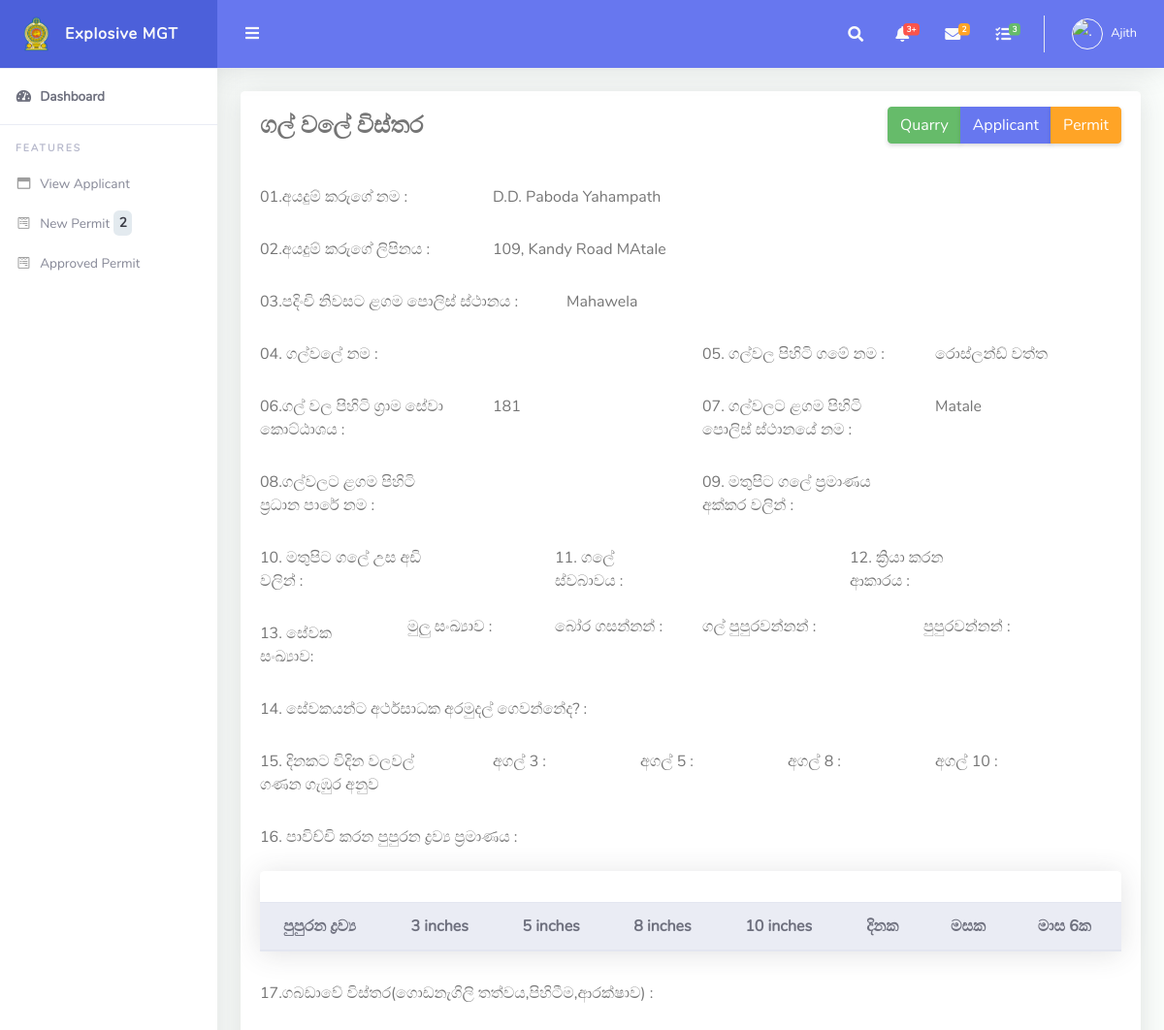
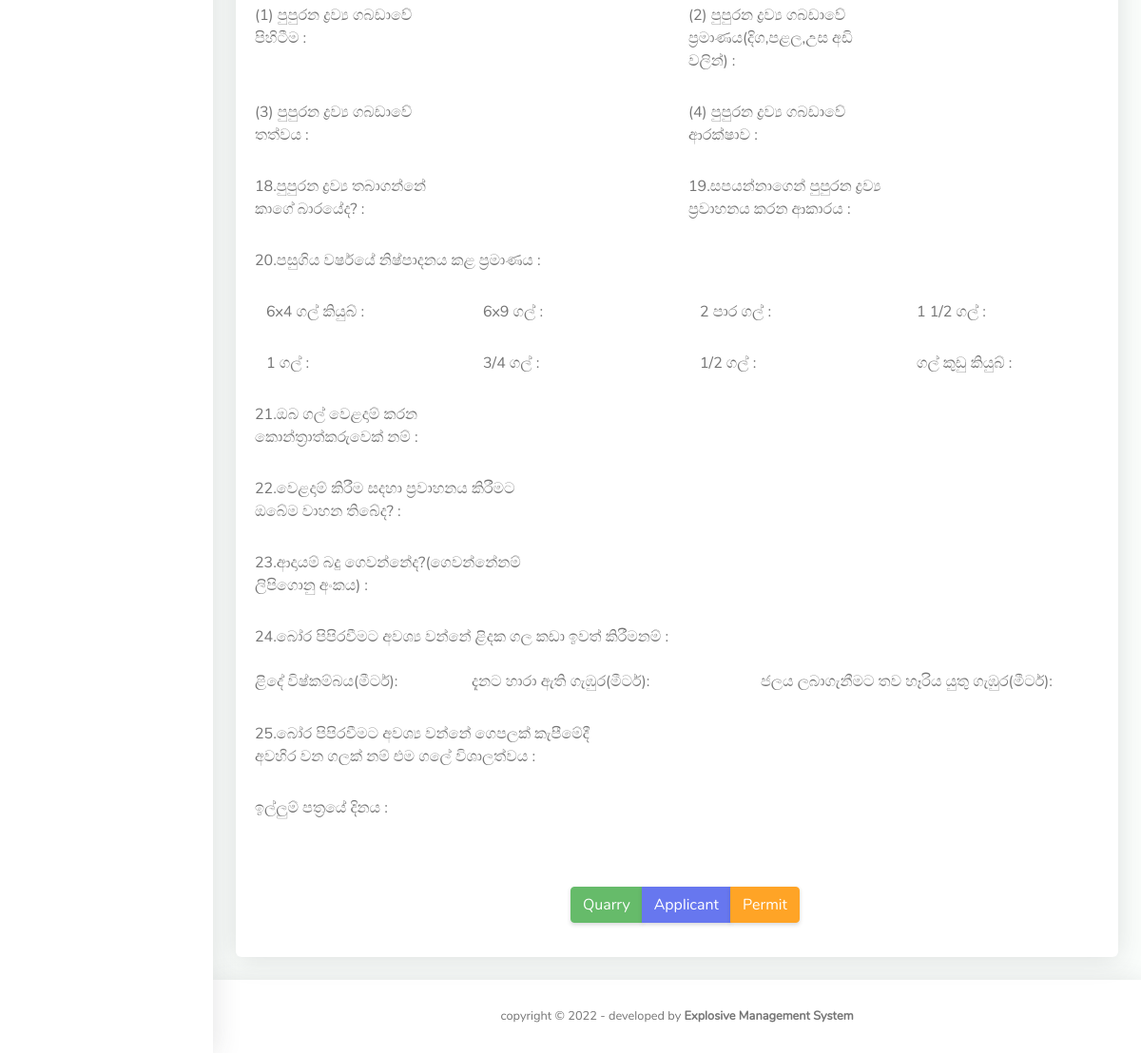
Page /users/ministry/quarry_view.php?id=83 (signed in) on the committed database (2 pictures, top to bottom).
### tables this page shows
CREATE TABLE `users` (
  `id` int(11) NOT NULL,
  `fname` varchar(255) DEFAULT NULL,
  `lname` varchar(255) DEFAULT NULL,
  `email` varchar(255) DEFAULT NULL,
  `password` varchar(300) DEFAULT NULL,
  `contactno` varchar(11) DEFAULT NULL,
  `role` varchar(50) NOT NULL,
  `file_name` varchar(500) NOT NULL,
  `uploaded_on` date DEFAULT NULL,
  `district` varchar(500) NOT NULL,
  `nic` varchar(20) DEFAULT NULL
);

CREATE TABLE `applicant` (
  `id` int(11) NOT NULL,
  `nic` varchar(15) NOT NULL,
  `fullname` varchar(75) NOT NULL,
  `addres` varchar(150) NOT NULL,
  `disignation` varchar(75) NOT NULL,
  `anualIncome` decimal(10,0) NOT NULL,
  `age` int(11) DEFAULT NULL,
  `police` varchar(25) NOT NULL,
  `date` timestamp NOT NULL DEFAULT current_timestamp() ON UPDATE current_timestamp(),
  `mobile1` varchar(10) DEFAULT NULL,
  `mobile2` varchar(10) DEFAULT NULL,
  `district` varchar(50) NOT NULL
);

CREATE TABLE `permit` (
  `perid` int(11) NOT NULL,
  `nic` varchar(15) NOT NULL,
  `pstore` varchar(100) NOT NULL,
  `permitdu` varchar(50) DEFAULT NULL,
  `Premiums` varchar(50) DEFAULT NULL,
  `task` varchar(40) NOT NULL,
  `quarryad` varchar(100) NOT NULL,
  `gnd` varchar(25) NOT NULL,
  `ds` varchar(25) NOT NULL,
  `police` varchar(25) NOT NULL,
  `offence` varchar(200) NOT NULL,
  `appdate` date NOT NULL,
  `stdate` timestamp NOT NULL DEFAULT current_timestamp() COMMENT 'saved date',
  `isread_exp` int(11) NOT NULL DEFAULT 0,
  `isread_ga` int(11) NOT NULL DEFAULT 0,
  `isread_ministry` int(11) NOT NULL DEFAULT 0,
  `expOffApprove` int(11) DEFAULT 0 COMMENT '0- new, 1- Approve, 2- not approve',
  `gaApprove` int(11) DEFAULT 0,
  `ministryApprove` int(11) DEFAULT 0,
  `stat` varchar(50) NOT NULL COMMENT 'Exp Off,GA, Ministry',
  `aplicant_id` int(11) DEFAULT NULL,
  `expno` varchar(25) NOT NULL,
  `price` int(50) NOT NULL,
  `oldrequest` varchar(10) NOT NULL,
  `oldreq_no` varchar(15) NOT NULL,
  `police_approve` varchar(10) NOT NULL,
  `old_coppies` varchar(10) NOT NULL,
  `stock_premiums` varchar(10) NOT NULL,
  `rules` varchar(300) NOT NULL,
  `other_facts` varchar(300) NOT NULL,
  `monthly_product` varchar(50) NOT NULL,
  `my_stat` varchar(10) NOT NULL,
  `c_approval_no` varchar(50) NOT NULL,
  `c_approval_date` date DEFAULT NULL,
  `quarryid` int(10) NOT NULL,
  `district` varchar(50) NOT NULL,
  `qtpremiums` varchar(50) NOT NULL,
  `expapp_date` date DEFAULT NULL,
  `min_file_no` varchar(25) NOT NULL
);

### users/ministry/quarry_view.php (the view, shortened to what the rows shown need)
<?php
require_once('../../include/config.php');
$id = $_GET['id'];
$queryr = $conn->query("SELECT * from permit WHERE aplicant_id=$id");
    if($queryr !== false && $queryr->num_rows > 0){
    while($row=$queryr->fetch_assoc()){
    $quarryad=$row["quarryad"];
    $gnd=$row["gnd"];
    $police2=$row["police"];
    }
  }
?>
<!DOCTYPE html>
<html lang="en">
<head>
  <link href="../../assets/vendor/fontawesome-free/css/all.min.css" rel="stylesheet" type="text/css">
  <link href="../../assets/vendor/bootstrap/css/bootstrap.min.css" rel="stylesheet" type="text/css">
  <link href="../../assets/css/ruang-admin.min.css" rel="stylesheet">
</head>
<body id="page-top">
  <div id="wrapper">
     <?php
   include 'include/sidebar.php';
   ?>
    <div id="content-wrapper" class="d-flex flex-column">
      <div id="content">
         <?php
		include 'include/header.php';
		?>
        <div class="container-fluid" id="container-wrapper">
              <div class="card mb-4">
                <div class="card-body">
        <?php
        $queryr = $conn->query("SELECT * from applicant WHERE id	=$id");
        if($queryr !== false && $queryr->num_rows > 0){
        while($row=$queryr->fetch_assoc()){
        $name=$row["fullname"];
        $add=$row["addres"];
        $police=$row["police"];
                    echo"   <div class='form-group row'>
                    <label for='inputPassword3' class='col-sm-3 col-form-label'>01.අයදුම් කරුගේ නම : </label>
                    <div class='col-sm-9'>
                    <label for='inputEmail3' class='col-sm-9 col-form-label'> $name</label>
                    </div>
                  </div>
                  <div class='form-group row'>
                    <label for='inputPassword3' class='col-sm-3 col-form-label'>02.අයදුම් කරුගේ ලිපිනය : </label>
                    <div class='col-sm-9'>
                    <label for='inputEmail3' class='col-sm-9 col-form-label'> $add</label>
                    </div>
                  </div>
                  <div class='form-group row'>
                    <label for='inputPassword3' class='col-sm-4 col-form-label'>03.පදිංචි නිවසට ළගම පොලිස් ස්ථානය : </label>
                    <div class='col-sm-7'>
                    <label for='inputEmail3' class='col-sm-7 col-form-label'> $police</label>
                    </div>
                  </div>";
}
}
?>
                <form action="" name="quarry" method="post" class="signin-form" enctype="multipart/form-data">
                    <div class="form-group row">
                      <div class="col-sm-3">
                      <?php echo "<label for='inputEmail3' class='col-sm-9 col-form-label'>$quarryad</label>"; ?>
                      </div>
                    </div>
                    <div class="form-group row">
                      <div class="col-sm-3">
                      <?php echo "<label for='inputEmail3' class='col-sm-9 col-form-label'>$gnd</label>"; ?>
                      </div>
                      <div class="col-sm-3">
                      <?php echo "<label for='inputEmail3' class='col-sm-9 col-form-label'>$police2</label>"; ?>
                      </div>
                    </div>
                    <div class="card">
                     <div class="table-responsive">
                       <table class="table align-items-center table-flush">
                         <thead class="thead-light">
                           <tr>
                             <th>පුපුරන ද්‍රව්‍ය</th>
                             <th>3 inches</th>
                             <th>5 inches</th>
                             <th>8 inches</th>
                             <th>10 inches</th>
                             <th>දිනක</th>
                             <th>මසක</th>
                             <th>මාස 6ක</th>
                           </tr>
                         </thead>
 </table>
                     </div>
               </div>
<br>
                    <br><br>
                  </form>
                </div>
              </div>
        </div>
      </div>
    </div>
  </div>
</body>
</html>

### users/ministry/include/header.php (shortened to what the rows shown need)
<?php
      $uid =  $_SESSION["id"] ;
 $query5 = $conn->query("SELECT * from users  WHERE id = $uid ");
if($query5 !== false && $query5->num_rows > 0){
  while($row=$query5->fetch_assoc()){
  $imageURL='../../assets/img/logo/'.$row["file_name"];
  $role=$row["fname"];
  }
}
?>
<nav class="navbar navbar-expand navbar-light bg-navbar topbar mb-4 static-top">
          <ul class="navbar-nav ml-auto">
            <li class="nav-item dropdown no-arrow">
              <a class="nav-link dropdown-toggle" href="#" id="userDropdown" role="button" data-toggle="dropdown"
                aria-haspopup="true" aria-expanded="false">
              <?php  echo "<img class='img-profile rounded-circle' id='scream' width='50' height='50'src='$imageURL' alt='.'>"; ?>
                <span class="ml-2 d-none d-lg-inline text-white small"><?php echo $role; ?></span>
              </a>
            </li>
          </ul>
        </nav>

### rows in the picture
users: fname "Ajith"
applicant: fullname "D.D. Paboda Yahampath", addres "109, Kandy Road MAtale", police "Mahawela"
permit: quarryad "රොස්ලන්ඩ් වත්ත", gnd "181", police "Matale"

### other values in the picture
$rowcount "2"
